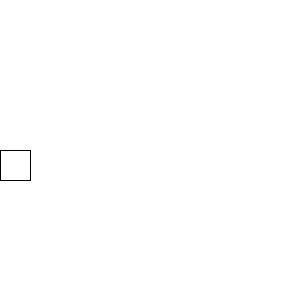
Frame 1 (no input)
Frame 60 (the mouse pressed at the canvas centre just before this capture): identical to frame 1, image omitted
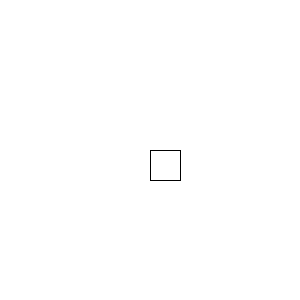
Frame 120 (the mouse held since frame 60 and released just before this capture)

The Processing sketch that drew these frames (run headless with seeded random() and noise(); from frame 60 on, the mouse is pressed at the canvas centre):

// Processing sketch: loopBG_2
// ── loopBG_2.pde
void setup()
{
  size(300, 300);
}

void draw()
{
  background(255);  
  rect(mouseX, 150, 30, 30);
  
  println(mouseX);
}
